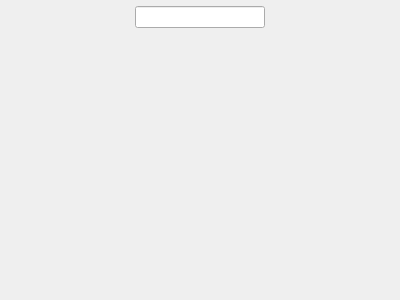
<?xml version="1.0" encoding="UTF-8"?>
<ui version="4.0">
 <class>AutoCompleteSettings</class>
 <widget class="QWidget" name="AutoCompleteSettings">
  <property name="geometry">
   <rect>
    <x>0</x>
    <y>0</y>
    <width>400</width>
    <height>300</height>
   </rect>
  </property>
  <property name="windowTitle">
   <string>Form</string>
  </property>
  <layout class="QGridLayout" name="layout">
   <property name="sizeConstraint">
    <enum>QLayout::SetNoConstraint</enum>
   </property>
   <property name="leftMargin">
    <number>6</number>
   </property>
   <property name="topMargin">
    <number>6</number>
   </property>
   <property name="rightMargin">
    <number>6</number>
   </property>
   <property name="bottomMargin">
    <number>6</number>
   </property>
   <item row="0" column="1">
    <widget class="MaterialAutoComplete" name="autoComplete">
     <property name="dataSource">
      <stringlist>
       <string>Andrea</string>
       <string>Barbara</string>
       <string>Camille</string>
       <string>Deborah</string>
       <string>Emily</string>
       <string>Flora</string>
       <string>Gina</string>
       <string>Helen</string>
       <string>Ingrid</string>
       <string>Jenny</string>
       <string>Kimberly</string>
       <string>Lorenne</string>
       <string>Mary</string>
       <string>Nancy</string>
       <string>Olivia</string>
       <string>Penny</string>
       <string>Regina</string>
       <string>Sarah</string>
       <string>Tania</string>
       <string>Xenia</string>
       <string>Yolanda</string>
       <string>Zara</string>
      </stringlist>
     </property>
    </widget>
   </item>
   <item row="0" column="0">
    <spacer name="hSpacerL">
     <property name="orientation">
      <enum>Qt::Horizontal</enum>
     </property>
     <property name="sizeHint" stdset="0">
      <size>
       <width>40</width>
       <height>20</height>
      </size>
     </property>
    </spacer>
   </item>
   <item row="1" column="1">
    <spacer name="verticalSpacer">
     <property name="orientation">
      <enum>Qt::Vertical</enum>
     </property>
     <property name="sizeHint" stdset="0">
      <size>
       <width>20</width>
       <height>40</height>
      </size>
     </property>
    </spacer>
   </item>
   <item row="0" column="2">
    <spacer name="hSpacerR">
     <property name="orientation">
      <enum>Qt::Horizontal</enum>
     </property>
     <property name="sizeHint" stdset="0">
      <size>
       <width>40</width>
       <height>20</height>
      </size>
     </property>
    </spacer>
   </item>
  </layout>
 </widget>
 <customwidgets>
  <customwidget>
   <class>MaterialAutoComplete</class>
   <extends>MaterialTextField</extends>
   <header location="global">QtMaterialWidgets/autocomplete.hpp</header>
  </customwidget>
  <customwidget>
   <class>MaterialTextField</class>
   <extends>QLineEdit</extends>
   <header location="global">QtMaterialWidgets/textfield.hpp</header>
  </customwidget>
 </customwidgets>
 <resources/>
 <connections/>
</ui>
